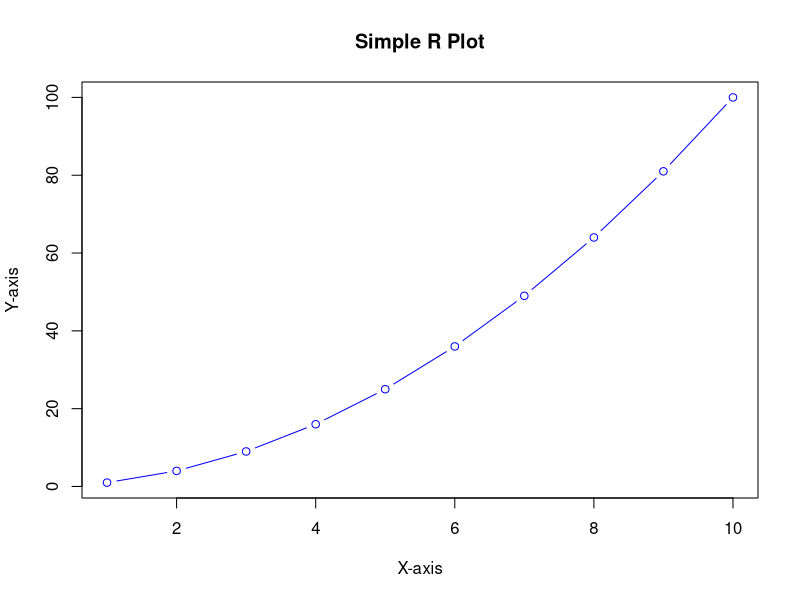

This chart was generated by the following R code: (Note: a time limit stopped this script after it produced the figure.)
x <- 1:10
y <- x^2

# Open a graphical device
windows()  # Use quartz() for macOS, or x11() for Linux

# Plot the graph
plot(x, y, type = "b", col = "blue", main = "Simple R Plot", xlab = "X-axis", ylab = "Y-axis")

# Keep the plot open for 10 seconds
while (TRUE) {
     Sys.sleep(1)  # Keep the script alive, checking every second
}
